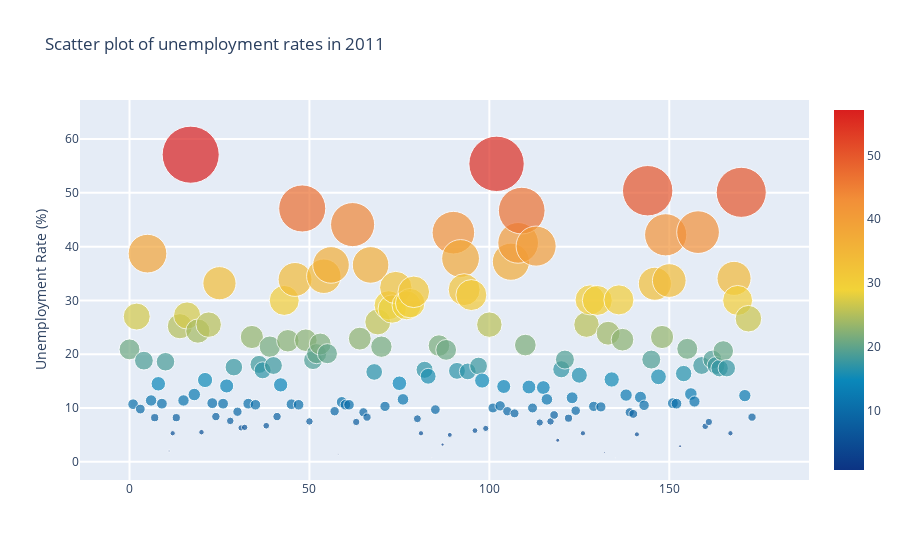

Write notebook code for a chart like this one.
### Code cell
l1=[]
trace1= go.Scatter(
        y= df_country['2011'],
        mode= 'markers',
        name='Unemployment (%)',
        marker= dict(size= df_country['2011'].values,
                    line= dict(width=1),
                    color= df_country['2011'].values,
                    opacity= 0.7,
                    colorscale='Portland',
                    showscale=True),
        text= df_country['Country Name'].values) # The hover text goes here... 
l1.append(trace1);

layout= go.Layout(
    title= 'Scatter plot of unemployment rates in 2011',
    hovermode= 'closest',
    xaxis= dict(
#        title= 'Pop',
        ticklen= 5,
        zeroline= False,
        gridwidth= 2,
    ),
    yaxis=dict(
        title= 'Unemployment Rate (%)',
        ticklen= 5,
        gridwidth= 2,
    ),
    showlegend= False
)
fig= go.Figure(data=l1, layout=layout)
py.iplot(fig,filename='scatter_plot2011')

### Figure 1 — Plotly figure (JSON) as saved in the notebook; plotly's stock layout.template omitted (floating-point values rounded to 4 significant figures; data arrays with more than 128 entries replaced by an {"elided": "..."} marker saying what was removed)
{"data": [{"marker": {"color": {"elided": "174 float values"}, "colorscale": [[0, "rgb(12,51,131)"], [0.25, "rgb(10,136,186)"], [0.5, "rgb(242,211,56)"], [0.75, "rgb(242,143,56)"], [1, "rgb(217,30,30)"]], "line": {"width": 1}, "opacity": 0.7, "showscale": true, "size": {"elided": "174 float values"}}, "mode": "markers", "name": "Unemployment (%)", "text": {"elided": "174 str values"}, "type": "scatter", "y": {"elided": "174 float values"}}], "layout": {"hovermode": "closest", "showlegend": false, "title": {"text": "Scatter plot of unemployment rates in 2011"}, "xaxis": {"gridwidth": 2, "ticklen": 5, "zeroline": false}, "yaxis": {"gridwidth": 2, "ticklen": 5, "title": {"text": "Unemployment Rate (%)"}}}}
